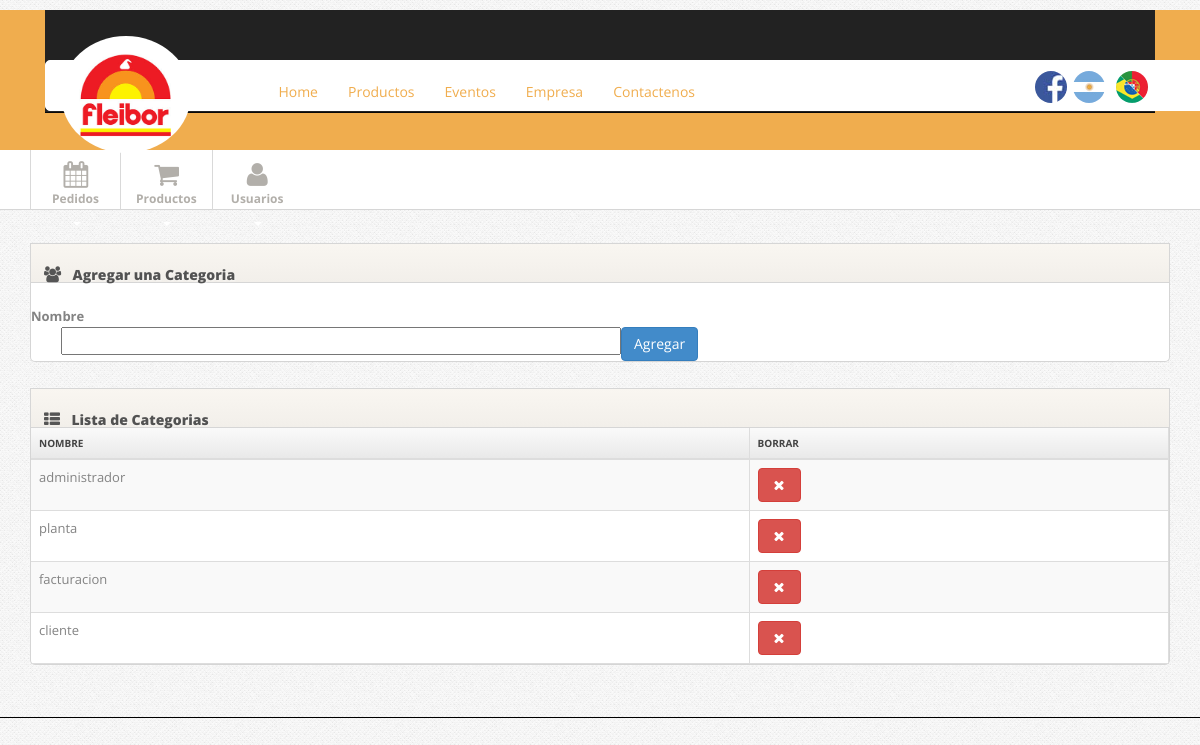
/admin/usuario-categoria.php (signed in), run on the app's committed database.
### tables this page shows
CREATE TABLE IF NOT EXISTS `categorias` (
  `id` tinyint(4) NOT NULL AUTO_INCREMENT,
  `nombre` varchar(150) DEFAULT NULL,
  PRIMARY KEY (`id`)
);

### admin/class/User.class.php (called while the page is built, shortened)
<?php
class User
{
    public function getCategorias()
    {
        $mysqli = DataBase::connex();
        $query = '
			SELECT
                *
            FROM
                categorias
		';
        $result = $mysqli->query($query);
        if($result->num_rows > 0){
            while ($row = $result->fetch_assoc()){
                $categorias[] = $row;
            }
            return $categorias;
        }else{
            return false;
        }
    }
}
?>

### admin/usuario-categoria.php (the view, shortened to what this page needs)
<?php
    $user = new User();
    $errors = array ();
    $categorias = $user->getCategorias();
?>
<!DOCTYPE html>
<html lang="es">
<head>
    <?php include("includes/style.php"); ?>
</head>
<body>
<?php include("includes/header.php"); ?>
<?php include("includes/menu-admin.php"); ?>
<div class="main">
    <div class="container">
        <div class="widget widget-table action-table">
            <div class="widget-header"> <i class="icon-group"></i>
                <h3>Agregar una Categoria</h3>
            </div>
            <div class="widget-content" style="padding-top: 15px;">
                <form id="edit-profile" class="form-horizontal" method="POST">
                    <div class="control-group">
                        <label class="control-label" for="nueva-categoria">Nombre</label>
                        <div class="controls">
                            <input <?php if(isset($errors["nueva-categoria"])){ echo 'style="border-color: red;"'; }?> type="text" class="span6" id="nueva-categoria" name="nueva-categoria" value="<?php if(!empty($errors) & isset($_POST["nueva-categoria"])){ echo $_POST["nueva-categoria"]; }?>">
                        </div>
                    </div>
                    <div class="form-actions">
                        <button type="submit" class="btn btn-primary">Agregar</button>
                    </div>
                </form>
            </div>
        </div>
        <div class="widget widget-table action-table">
            <div class="widget-header"> <i class="icon-th-list"></i>
                <h3>Lista de Categorias</h3>
            </div>
            <div class="widget-content">
                <table class="table table-striped table-bordered">
                    <thead>
                    <tr>
                        <th>Nombre</th>
                        <th class="td-actions">Borrar</th>
                    </tr>
                    </thead>
                    <tbody>
                    <?php if(!empty($categorias)){foreach($categorias as $categoria){ ?>
                        <tr>
                            <td id="nombre-<?php echo $categoria['id']?>"><?php echo $categoria['nombre']?></td>
                            <td class="td-actions">
                                <a id="<?php echo $categoria['id']?>" href="#test-modal" class="btn btn-danger btn-small borrar-usuario"><i class="btn-icon-only icon-remove"> </i></a>
                            </td>
                        </tr>
                    <?php }} ?>
                    </tbody>
                </table>
            </div>
        </div>
    </div>
</div>
</body>
</html>

### admin/css/style.css (style rules this page uses)
body { background: #f9f6f1; font: 13px/1.7em 'Open Sans'; }
input, button, select, textarea { font-family: 'Open Sans'; }
.btn-icon-only { padding-right: 3px; padding-left: 3px; }
.table td { vertical-align: middle; }
.table-bordered th { background: #E9E9E9; background:-moz-linear-gradient(top, #FAFAFA 0%, #E9E9E9 100%); background:-webkit-gradient(linear, left top, left bottom, color-stop(0%,#FAFAFA), color-stop(100%,#E9E9E9)); background:-webkit-linear-gradient(top, #FAFAFA 0%,#E9E9E9 100%); background:-o-linear-gradient(top, #FAFAFA 0%,#E9E9E9 100%); background:-ms-linear-gradient(top, #FAFAFA 0%,#E9E9E9 100%); background:linear-gradient(top, #FAFAFA 0%,#E9E9E9 100%); filter: progid:DXImageTransform.Microsoft.gradient(startColorstr='#FAFAFA', endColorstr='#E9E9E9'); -ms-filter: "progid:DXImageTransform.Microsoft.gradient(startColorstr='#FAFAFA', endColorstr='#E9E9E9')"; font-size: 10px; color: #444; text-transform: uppercase; }
.main { padding-bottom: 2em; border-bottom: 1px solid #000; }
.widget { position: relative; clear: both; width: auto; margin-bottom: 2em; overflow: hidden; }
.widget-header { position: relative; height: 40px; line-height: 40px; background: #f9f6f1; background:-moz-linear-gradient(top, #f9f6f1 0%, #f2efea 100%); background:-webkit-gradient(linear, left top, left bottom, color-stop(0%,#f9f6f1), color-stop(100%,#f2efea)); background:-webkit-linear-gradient(top, #f9f6f1 0%,#f2efea 100%); background:-o-linear-gradient(top, #f9f6f1 0%,#f2efea 100%); background:-ms-linear-gradient(top, #f9f6f1 0%,#f2efea 100%); background:linear-gradient(top, #f9f6f1 0%,#f2efea 100%); filter: progid:DXImageTransform.Microsoft.gradient(startColorstr='#f9f6f1', endColorstr='#f2efea'); -ms-filter: "progid:DXImageTransform.Microsoft.gradient(startColorstr='#f9f6f1', endColorstr='#f2efea')"; border: 1px solid #d6d6d6; -webkit-background-clip: padding-box; }
.widget-header h3 { position: relative; top: 2px; left: 10px; display: inline-block; margin-right: 3em; font-size: 14px; font-weight: 800; color: #525252; line-height: 18px; text-shadow: 1px 1px 2px rgba(255,255,255,.5); }
.widget-header [class^="icon-"], .widget-header [class*=" icon-"] { display: inline-block; margin-left: 13px; margin-right: -2px; font-size: 16px; color: #555; vertical-align: middle; }
.widget-content { padding: 20px 15px 15px; background: #FFF; border: 1px solid #D5D5D5; -moz-border-radius: 5px; -webkit-border-radius: 5px; border-radius: 5px; }
.widget-header+.widget-content { border-top: none; -webkit-border-top-left-radius: 0; -webkit-border-top-right-radius: 0; -moz-border-radius-topleft: 0; -moz-border-radius-topright: 0; border-top-left-radius: 0; border-top-right-radius: 0; }
.widget-content:before, .widget-content:after { content:""; display:table; }
.widget-content:after { clear:both; }
.widget-content { zoom:1; }
.widget-table .widget-content { padding: 0; }
.widget-table .table { margin-bottom: 0; border: none; }
.widget-table .table tr td:first-child { border-left: none; }
.widget-table .table tr th:first-child { border-left: none; }

### libs/template-admin/css/pages/signin.css (style rules this page uses)
body { background: url(../../img/body-bg.png); color:#838383; font: 13px/1.7em 'Open Sans'; }

### data on the page
categorias: nombre "administrador"
categorias: nombre "planta"
categorias: nombre "facturacion"
categorias: nombre "cliente"
